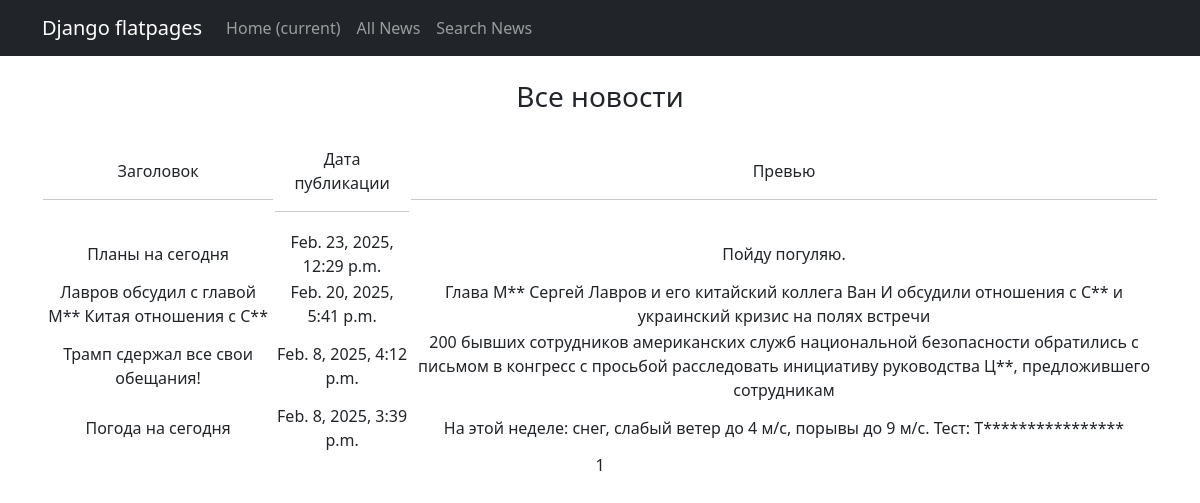
The page /news/ on the database as committed earlier.
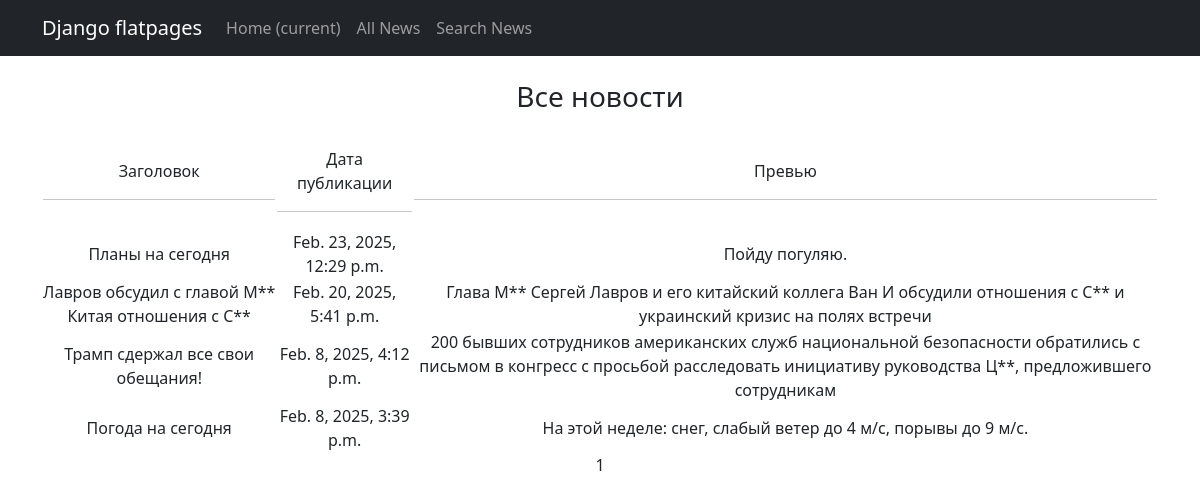
The same page on the database as committed later.
### news/models.py (models this page shows, shortened)
class Post(models.Model):
    article = 'ARTC'
    news = 'NEWS'
    POSITIONS = [
        (article, 'Статья'),
        (news, 'Новости')
    ]
    post_title = models.CharField(max_length=255, unique=True)
    post_body = models.TextField()
    post_rating = models.IntegerField(default=0)
    post_content = models.CharField(max_length=4,
                                    choices=POSITIONS)
    post_creation_datetime = models.DateTimeField(auto_now_add=True)
    author = models.ForeignKey('Author', on_delete=models.CASCADE)
    categories = models.ManyToManyField(Category, through='PostCategory')
    def preview(self):
        return self.post_body[:124] + '...' if len(self.post_body) > 124 else self.post_body

### news/views.py (the view)
# urls.py: path('', NewsList.as_view(), name='news_list'),
class NewsList(ListView):
    model = Post
    queryset = Post.objects.filter(
        post_content='NEWS'
    )
    ordering = '-post_creation_datetime'
    template_name = 'newslist.html'
    context_object_name = 'newslist'
    paginate_by = 10

### news/templatetags/custom_filters.py (called while the page is built)
@register.filter()
def censor(text):
    try:
        if isinstance(text, str) is False:
            raise TypeError
    except TypeError:
        print("Неверный тип данных. Нужен str.")
    else:
        _text = re.findall(r"[\w+]+|[.,!?;:«»/]", text)
        for k, word in enumerate(_text):
            if all([word[1:].islower() is False,
                    word.isdigit() is False]):
                _text[k] = word[0:1] + censor_sign * (len(word) - 1)
            else:
                continue
        formated_text = re.sub(r" ([.,!?;:»/])", r"\1", " ".join(_text))
        formated_text = re.sub(r"([«/]) ", r"\1", formated_text)
        return formated_text

### templates/newslist.html (shortened to what this page needs)
{% extends 'flatpages/default.html' %}
{% load custom_filters %}
{% block content %}
<br>
<h3>Все новости</h3>
<br>
{% if newslist %}
    <table>
        <tr>
            <td>Заголовок<hr></td>
            <td>Дата публикации<hr></td>
            <td>Превью<hr></td>
        </tr>
        {% for new in newslist %}
            <tr>
                <td>{{ new.post_title|censor }}</td>
                <td>{{ new.post_creation_datetime }}</td>
                <td>{{ new.post_body|truncatewords:20|censor }}</td>
            </tr>
        {% endfor %}
    </table>
{% else %}
    <h3>Новостей нет.</h3>
{% endif %}
{{ page_obj.number }}
{% endblock content %}

Rows that differ between the two databases and show on the page:
changed Post "Погода на сегодня": post_body|censor "На этой неделе: снег, слабый ветер до 4 м/с, порывы до 9 м/с. Тест: Т****************" → "На этой неделе: снег, слабый ветер до 4 м/с, порывы до 9 м/с."
